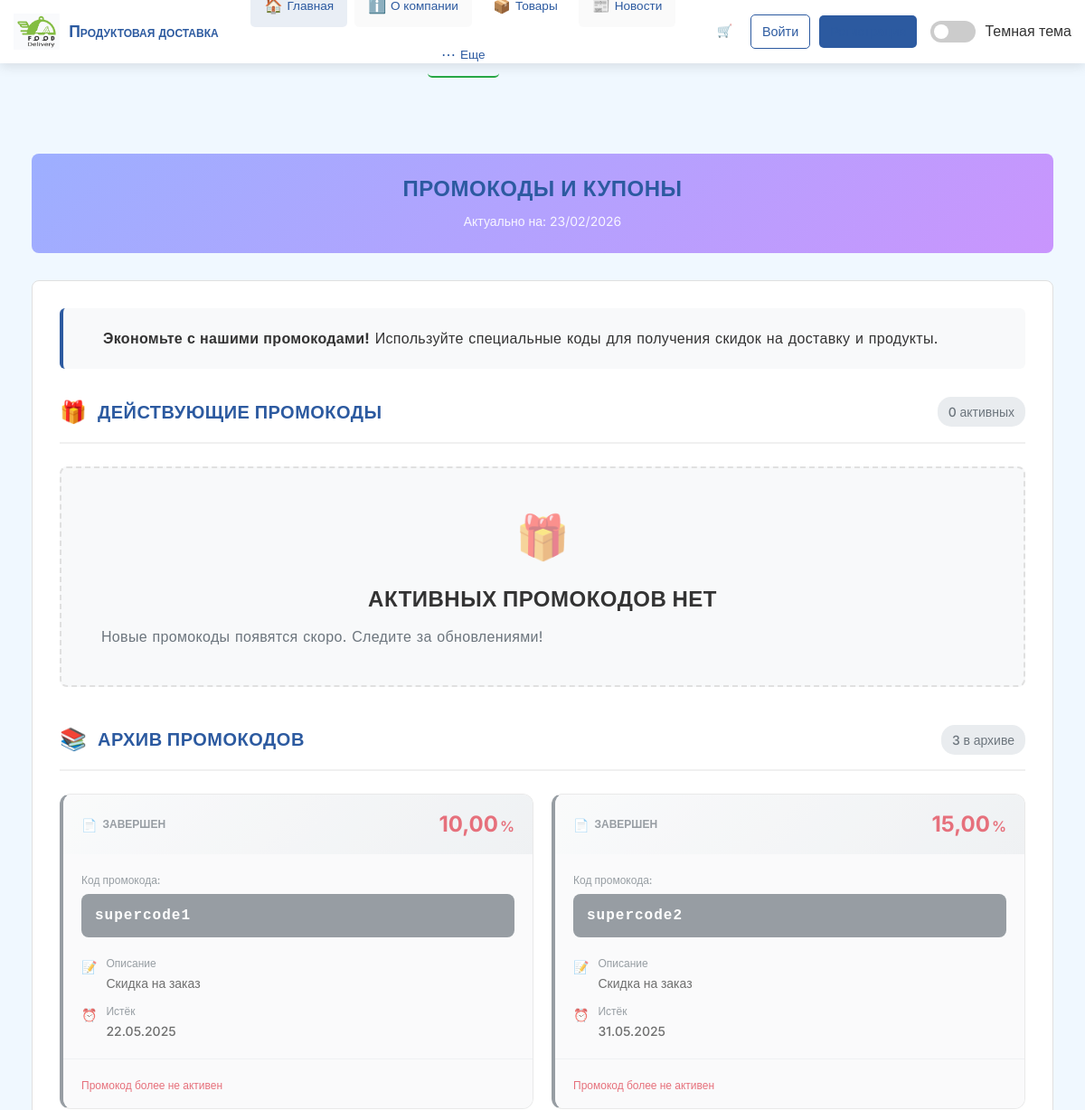
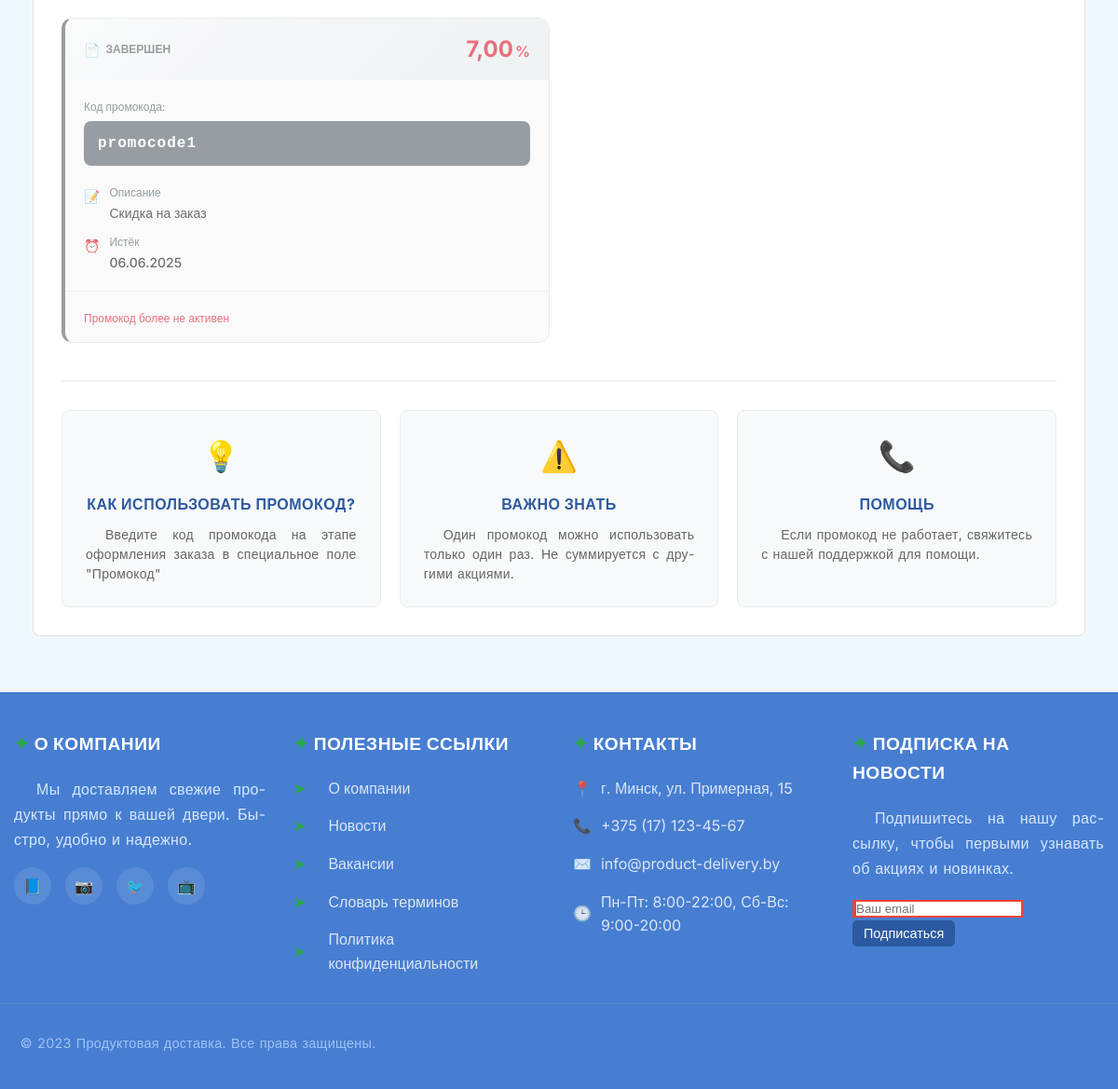
Page /promocodes/ on the committed database (2 pictures, top to bottom).
### delivery_app/models.py (models this page shows, shortened)
class PromoCode(models.Model):
    code = models.CharField(max_length=50, unique=True, help_text="Уникальный код промокода")
    discount = models.DecimalField(max_digits=5, decimal_places=2, help_text="Скидка в процентах (0-100)")
    valid_from = models.DateTimeField(default=timezone.now, help_text="Дата начала действия")
    valid_to = models.DateTimeField(help_text="Дата окончания действия")
    active = models.BooleanField(default=True, help_text="Активен ли промокод")
    applicable_products = models.ManyToManyField(Product, blank=True, related_name='promocodes', help_text="Товары, к которым применяется промокод")  # Новая связь

### delivery_app/views.py (the view)
# urls.py: path('promocodes/', views.promocodes, name='promocodes'),
def promocodes(request):
    active_promocodes = PromoCode.objects.filter(valid_to__gte=timezone.now())
    archived_promocodes = PromoCode.objects.filter(valid_to__lt=timezone.now())
    context = {
        'active_promocodes': active_promocodes,
        'archived_promocodes': archived_promocodes,
        'current_date': timezone.now().strftime('%d/%m/%Y'),
        'timezone': 'Europe/Minsk',
    }
    return render(request, 'delivery_app/promocodes.html', context)

### delivery_app/templates/delivery_app/promocodes.html (shortened to what this page needs)
{% extends "delivery_app/base.html" %}
{% load static %}
{% block content %}
<div class="promocodes-simple">
    <div class="simple-header">
        <h1>Промокоды и купоны</h1>
        <div class="header-info">
            <span>Актуально на: {{ current_date }}</span>
        </div>
    </div>
    <div class="simple-content">
        <div class="intro-box">
            <p><strong>Экономьте с нашими промокодами!</strong> Используйте специальные коды для получения скидок на доставку и продукты.</p>
        </div>
        <section class="promocodes-section active-promocodes">
            <div class="section-header">
                <div class="section-title">
                    <span class="title-icon">🎁</span>
                    <h2>Действующие промокоды</h2>
                </div>
                <span class="section-count">{{ active_promocodes|length }} активных</span>
            </div>
            {% if active_promocodes %}
            <div class="promocodes-grid">
                {% for promo in active_promocodes %}
                <div class="promocode-card active">
                    <div class="promocode-header">
                        <div class="promocode-badge">
                            <span class="badge-icon">🔥</span>
                            <span class="badge-text">Активен</span>
                        </div>
                        <div class="discount-amount">
                            <span class="discount-value">{{ promo.discount }}</span>
                            <span class="discount-symbol">%</span>
                        </div>
                    </div>
                    <div class="promocode-body">
                        <div class="promocode-code">
                            <span class="code-label">Код промокода:</span>
                            <div class="code-value" onclick="copyPromoCode('{{ promo.code }}')">
                                <span class="code-text">{{ promo.code }}</span>
                                <span class="copy-icon">📋</span>
                            </div>
                        </div>
                        <div class="promocode-details">
                            <div class="detail-item">
                                <span class="detail-icon">📝</span>
                                <div class="detail-content">
                                    <span class="detail-label">Описание</span>
                                    <span class="detail-value">
                                        {% if promo.description %}
                                            {{ promo.description }}
                                        {% else %}
                                            Скидка на заказ
                                        {% endif %}
                                    </span>
                                </div>
                            </div>
                            <div class="detail-item">
                                <span class="detail-icon">⏰</span>
                                <div class="detail-content">
                                    <span class="detail-label">Действует до</span>
                                    <span class="detail-value">{{ promo.valid_to|date:'d.m.Y' }}</span>
                                </div>
                            </div>
                            {% if promo.min_order_amount %}
                            <div class="detail-item">
                                <span class="detail-icon">💰</span>
                                <div class="detail-content">
                                    <span class="detail-label">Минимальный заказ</span>
                                    <span class="detail-value">{{ promo.min_order_amount }} BYN</span>
                                </div>
                            </div>
                            {% endif %}
                            {% if promo.usage_limit %}
                            <div class="detail-item">
                                <span class="detail-icon">👥</span>
                                <div class="detail-content">
                                    <span class="detail-label">Лимит использований</span>
                                    <span class="detail-value">{{ promo.used_count }}/{{ promo.usage_limit }}</span>
                                </div>
                            </div>
                            {% endif %}
                        </div>
                    </div>
                    <div class="promocode-footer">
                        <div class="time-remaining">
                            {% now "Y-m-d" as current_date %}
                            {% if promo.valid_to|date:"Y-m-d" > current_date %}
                                <span class="time-text">Осталось: {{ promo.valid_to|timeuntil }}</span>
                            {% else %}
                                <span class="time-text">Действует сегодня</span>
                            {% endif %}
                        </div>
                        <button class="use-btn" onclick="usePromoCode('{{ promo.code }}')">
                            <span class="btn-icon">🎯</span>
                            Использовать
                        </button>
                    </div>
                </div>
                {% endfor %}
            </div>
            {% else %}
            <div class="empty-state">
                <div class="empty-icon">🎁</div>
                <h3>Активных промокодов нет</h3>
                <p>Новые промокоды появятся скоро. Следите за обновлениями!</p>
            </div>
            {% endif %}
        </section>
        <section class="promocodes-section archived-promocodes">
            <div class="section-header">
                <div class="section-title">
                    <span class="title-icon">📚</span>
                    <h2>Архив промокодов</h2>
                </div>
                <span class="section-count">{{ archived_promocodes|length }} в архиве</span>
            </div>
            {% if archived_promocodes %}
            <div class="promocodes-grid">
                {% for promo in archived_promocodes %}
                <div class="promocode-card archived">
                    <div class="promocode-header">
                        <div class="promocode-badge">
                            <span class="badge-icon">📄</span>
                            <span class="badge-text">Завершен</span>
                        </div>
                        <div class="discount-amount">
                            <span class="discount-value">{{ promo.discount }}</span>
                            <span class="discount-symbol">%</span>
                        </div>
                    </div>
                    <div class="promocode-body">
                        <div class="promocode-code">
                            <span class="code-label">Код промокода:</span>
                            <div class="code-value archived">
                                <span class="code-text">{{ promo.code }}</span>
                            </div>
                        </div>
                        <div class="promocode-details">
                            <div class="detail-item">
                                <span class="detail-icon">📝</span>
                                <div class="detail-content">
                                    <span class="detail-label">Описание</span>
                                    <span class="detail-value">
                                        {% if promo.description %}
                                            {{ promo.description }}
                                        {% else %}
                                            Скидка на заказ
                                        {% endif %}
                                    </span>
                                </div>
                            </div>
                            <div class="detail-item">
                                <span class="detail-icon">⏰</span>
                                <div class="detail-content">
                                    <span class="detail-label">Истёк</span>
                                    <span class="detail-value">{{ promo.valid_to|date:'d.m.Y' }}</span>
                                </div>
                            </div>
                        </div>
                    </div>
                    <div class="promocode-footer">
                        <div class="expired-notice">
                            <span class="expired-text">Промокод более не активен</span>
                        </div>
                    </div>
                </div>
                {% endfor %}
            </div>
            {% else %}
            <div class="empty-state">
                <div class="empty-icon">📚</div>
                <h3>Архив пуст</h3>
                <p>Здесь появятся завершенные промокоды</p>
            </div>
            {% endif %}
        </section>
        <section class="info-section">
            <div class="info-cards">
                <div class="info-card">
                    <div class="info-icon">💡</div>
                    <h3>Как использовать промокод?</h3>
                    <p>Введите код промокода на этапе оформления заказа в специальное поле "Промокод"</p>
                </div>
                <div class="info-card">
                    <div class="info-icon">⚠️</div>
                    <h3>Важно знать</h3>
                    <p>Один промокод можно использовать только один раз. Не суммируется с другими акциями.</p>
                </div>
                <div class="info-card">
                    <div class="info-icon">📞</div>
                    <h3>Помощь</h3>
                    <p>Если промокод не работает, свяжитесь с нашей поддержкой для помощи.</p>
                </div>
            </div>
        </section>
    </div>
</div>
{% endblock %}

### delivery_app/static/delivery_app/css/style.css (style rules this page uses)
:root { --primary-color: #2c5aa0; --primary-dark: #1e3d6f; --primary-light: #3a6bc0; --secondary-color: #4CAF50; --secondary-dark: #388E3C; --accent-color: #FF9800; --text-dark: #2c3e50; --text-light: #6c757d; --bg-light: #f8f9fa; --bg-white: #ffffff; --border-color: #e9ecef; --shadow: 0 4px 12px rgba(0, 0, 0, 0.1); --shadow-hover: 0 8px 24px rgba(0, 0, 0, 0.15); }
* { margin: 0; padding: 0; box-sizing: border-box; }
body { font-family: 'Segoe UI', Tahoma, Geneva, Verdana, sans-serif; line-height: 1.6; color: var(--text-dark); background-color: var(--bg-light); }
h1, h2, h3, h4, h5, h6 { color: var(--primary-color); margin-bottom: 1rem; font-weight: 600; }
h1 { font-size: 2.5em; line-height: 1.2; }
h2 { font-size: 2em; line-height: 1.3; }
h3 { font-size: 1.5em; }
p { margin-bottom: 1rem; color: var(--text-light); }
.section-header { text-align: center; margin-bottom: 3rem; }
.section-header h2 { margin-bottom: 1rem; }
.empty-state { text-align: center; padding: 3rem 1rem; color: var(--text-light); }

### delivery_app/templates/delivery_app/base.html (style rules this page uses)
:root { --primary-color: #2c5aa0; --secondary-color: #f8f9fa; --accent-color: #28a745; --text-color: #333; --light-text: #6c757d; --border-color: #e9ecef; --shadow: 0 4px 12px rgba(0, 0, 0, 0.1); --transition: all 0.3s ease; }
* { margin: 0; padding: 0; box-sizing: border-box; }
body { font-family: 'Inter', sans-serif; line-height: 1.6; color: var(--text-color); background-color: #f0f8ff; background-image: radial-gradient(ellipse at 30% 20%, rgba(173, 216, 230, 0.4) 0%, transparent 50%), radial-gradient(ellipse at 70% 80%, rgba(135, 206, 250, 0.3) 0%, transparent 50%) fixed !important; background-attachment: fixed !important; display: flex; flex-direction: column; min-height: 100vh; }
h1, h2, h3 { font-weight: 700; margin-bottom: 1rem; text-transform: uppercase; letter-spacing: 0.5px; }
p { margin-bottom: 1rem; text-indent: 1.5em; line-height: 1.7; word-spacing: 0.05em; letter-spacing: 0.02em; text-align: justify; word-wrap: break-word; hyphens: auto; }

### rows in the picture
PromoCode: discount "10,00", code "supercode1", valid_to "22.05.2025"
PromoCode: discount "15,00", code "supercode2", valid_to "31.05.2025"
PromoCode: discount "7,00", code "promocode1", valid_to "06.06.2025"

### other values in the picture
{{ current_date }} "23/02/2026"
{{ active_promocodes|length }} "0"
{{ archived_promocodes|length }} "3"
